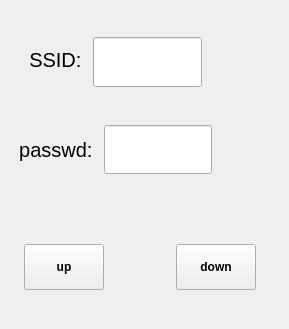
        <widget class="QWidget" name="HotspotPag">
         <property name="focusPolicy">
          <enum>Qt::WheelFocus</enum>
         </property>
         <layout class="QGridLayout" name="gridLayout_6" rowstretch="1,2,1,2,2,2,1">
          <property name="leftMargin">
           <number>0</number>
          </property>
          <property name="topMargin">
           <number>0</number>
          </property>
          <property name="rightMargin">
           <number>0</number>
          </property>
          <property name="bottomMargin">
           <number>0</number>
          </property>
          <property name="spacing">
           <number>0</number>
          </property>
          <item row="6" column="0">
           <spacer name="verticalSpacer_8">
            <property name="orientation">
             <enum>Qt::Vertical</enum>
            </property>
            <property name="sizeHint" stdset="0">
             <size>
              <width>20</width>
              <height>40</height>
             </size>
            </property>
           </spacer>
          </item>
          <item row="2" column="0">
           <spacer name="verticalSpacer">
            <property name="orientation">
             <enum>Qt::Vertical</enum>
            </property>
            <property name="sizeHint" stdset="0">
             <size>
              <width>20</width>
              <height>40</height>
             </size>
            </property>
           </spacer>
          </item>
          <item row="4" column="0">
           <spacer name="verticalSpacer_2">
            <property name="orientation">
             <enum>Qt::Vertical</enum>
            </property>
            <property name="sizeHint" stdset="0">
             <size>
              <width>20</width>
              <height>40</height>
             </size>
            </property>
           </spacer>
          </item>
          <item row="0" column="0">
           <spacer name="verticalSpacer_3">
            <property name="orientation">
             <enum>Qt::Vertical</enum>
            </property>
            <property name="sizeHint" stdset="0">
             <size>
              <width>20</width>
              <height>40</height>
             </size>
            </property>
           </spacer>
          </item>
          <item row="3" column="0">
           <widget class="QWidget" name="widget_6" native="true">
            <property name="sizePolicy">
             <sizepolicy hsizetype="Minimum" vsizetype="Minimum">
              <horstretch>0</horstretch>
              <verstretch>0</verstretch>
             </sizepolicy>
            </property>
            <layout class="QHBoxLayout" name="horizontalLayout_11" stretch="1,3,5,4">
             <property name="leftMargin">
              <number>0</number>
             </property>
             <property name="topMargin">
              <number>5</number>
             </property>
             <property name="rightMargin">
              <number>0</number>
             </property>
             <property name="bottomMargin">
              <number>5</number>
             </property>
             <item>
              <spacer name="horizontalSpacer_5">
               <property name="orientation">
                <enum>Qt::Horizontal</enum>
               </property>
               <property name="sizeHint" stdset="0">
                <size>
                 <width>40</width>
                 <height>20</height>
                </size>
               </property>
              </spacer>
             </item>
             <item>
              <widget class="QLabel" name="HotspotPasswd">
               <property name="sizePolicy">
                <sizepolicy hsizetype="Minimum" vsizetype="Minimum">
                 <horstretch>0</horstretch>
                 <verstretch>0</verstretch>
                </sizepolicy>
               </property>
               <property name="minimumSize">
                <size>
                 <width>0</width>
                 <height>0</height>
                </size>
               </property>
               <property name="maximumSize">
                <size>
                 <width>16777215</width>
                 <height>16777215</height>
                </size>
               </property>
               <property name="font">
                <font>
                 <pointsize>15</pointsize>
                </font>
               </property>
               <property name="text">
                <string>passwd: </string>
               </property>
               <property name="alignment">
                <set>Qt::AlignRight|Qt::AlignTrailing|Qt::AlignVCenter</set>
               </property>
              </widget>
             </item>
             <item>
              <widget class="QLineEdit" name="HtPasswd">
               <property name="sizePolicy">
                <sizepolicy hsizetype="Minimum" vsizetype="Minimum">
                 <horstretch>0</horstretch>
                 <verstretch>0</verstretch>
                </sizepolicy>
               </property>
               <property name="minimumSize">
                <size>
                 <width>0</width>
                 <height>45</height>
                </size>
               </property>
               <property name="maximumSize">
                <size>
                 <width>16777215</width>
                 <height>50</height>
                </size>
               </property>
              </widget>
             </item>
             <item>
              <spacer name="horizontalSpacer_6">
               <property name="orientation">
                <enum>Qt::Horizontal</enum>
               </property>
               <property name="sizeHint" stdset="0">
                <size>
                 <width>40</width>
                 <height>20</height>
                </size>
               </property>
              </spacer>
             </item>
            </layout>
           </widget>
          </item>
          <item row="5" column="0">
           <widget class="QWidget" name="widget_5" native="true">
            <layout class="QHBoxLayout" name="horizontalLayout_10" stretch="1,2,3,2,1">
             <property name="spacing">
              <number>0</number>
             </property>
             <property name="leftMargin">
              <number>0</number>
             </property>
             <property name="topMargin">
              <number>5</number>
             </property>
             <property name="bottomMargin">
              <number>9</number>
             </property>
             <item>
              <spacer name="horizontalSpacer_16">
               <property name="orientation">
                <enum>Qt::Horizontal</enum>
               </property>
               <property name="sizeHint" stdset="0">
                <size>
                 <width>40</width>
                 <height>20</height>
                </size>
               </property>
              </spacer>
             </item>
             <item>
              <widget class="QPushButton" name="HotspotBuildBtn">
               <property name="sizePolicy">
                <sizepolicy hsizetype="Minimum" vsizetype="Minimum">
                 <horstretch>0</horstretch>
                 <verstretch>0</verstretch>
                </sizepolicy>
               </property>
               <property name="minimumSize">
                <size>
                 <width>80</width>
                 <height>40</height>
                </size>
               </property>
               <property name="maximumSize">
                <size>
                 <width>16777215</width>
                 <height>16777215</height>
                </size>
               </property>
               <property name="font">
                <font>
                 <weight>75</weight>
                 <italic>false</italic>
                 <bold>true</bold>
                </font>
               </property>
               <property name="styleSheet">
                <string notr="true"/>
               </property>
               <property name="text">
                <string>up</string>
               </property>
              </widget>
             </item>
             <item>
              <spacer name="horizontalSpacer_2">
               <property name="orientation">
                <enum>Qt::Horizontal</enum>
               </property>
               <property name="sizeHint" stdset="0">
                <size>
                 <width>40</width>
                 <height>20</height>
                </size>
               </property>
              </spacer>
             </item>
             <item>
              <widget class="QPushButton" name="HotspotDownBtn">
               <property name="sizePolicy">
                <sizepolicy hsizetype="Minimum" vsizetype="Minimum">
                 <horstretch>0</horstretch>
                 <verstretch>0</verstretch>
                </sizepolicy>
               </property>
               <property name="minimumSize">
                <size>
                 <width>80</width>
                 <height>40</height>
                </size>
               </property>
               <property name="maximumSize">
                <size>
                 <width>16777215</width>
                 <height>16777215</height>
                </size>
               </property>
               <property name="font">
                <font>
                 <weight>75</weight>
                 <bold>true</bold>
                </font>
               </property>
               <property name="focusPolicy">
                <enum>Qt::StrongFocus</enum>
               </property>
               <property name="styleSheet">
                <string notr="true"/>
               </property>
               <property name="text">
                <string>down</string>
               </property>
              </widget>
             </item>
             <item>
              <spacer name="horizontalSpacer_17">
               <property name="orientation">
                <enum>Qt::Horizontal</enum>
               </property>
               <property name="sizeHint" stdset="0">
                <size>
                 <width>40</width>
                 <height>20</height>
                </size>
               </property>
              </spacer>
             </item>
            </layout>
           </widget>
          </item>
          <item row="1" column="0">
           <widget class="QWidget" name="widget_7" native="true">
            <layout class="QHBoxLayout" name="horizontalLayout_12" stretch="1,3,5,4">
             <property name="leftMargin">
              <number>0</number>
             </property>
             <property name="topMargin">
              <number>5</number>
             </property>
             <property name="rightMargin">
              <number>0</number>
             </property>
             <property name="bottomMargin">
              <number>5</number>
             </property>
             <item>
              <spacer name="horizontalSpacer_3">
               <property name="orientation">
                <enum>Qt::Horizontal</enum>
               </property>
               <property name="sizeHint" stdset="0">
                <size>
                 <width>40</width>
                 <height>20</height>
                </size>
               </property>
              </spacer>
             </item>
             <item>
              <widget class="QLabel" name="HotspotName">
               <property name="sizePolicy">
                <sizepolicy hsizetype="Minimum" vsizetype="Minimum">
                 <horstretch>0</horstretch>
                 <verstretch>0</verstretch>
                </sizepolicy>
               </property>
               <property name="minimumSize">
                <size>
                 <width>0</width>
                 <height>0</height>
                </size>
               </property>
               <property name="maximumSize">
                <size>
                 <width>16777215</width>
                 <height>16777215</height>
                </size>
               </property>
               <property name="font">
                <font>
                 <pointsize>15</pointsize>
                </font>
               </property>
               <property name="text">
                <string>SSID: </string>
               </property>
               <property name="alignment">
                <set>Qt::AlignRight|Qt::AlignTrailing|Qt::AlignVCenter</set>
               </property>
              </widget>
             </item>
             <item>
              <widget class="QLineEdit" name="HtName">
               <property name="sizePolicy">
                <sizepolicy hsizetype="Minimum" vsizetype="Minimum">
                 <horstretch>0</horstretch>
                 <verstretch>0</verstretch>
                </sizepolicy>
               </property>
               <property name="minimumSize">
                <size>
                 <width>0</width>
                 <height>50</height>
                </size>
               </property>
               <property name="maximumSize">
                <size>
                 <width>16777215</width>
                 <height>45</height>
                </size>
               </property>
              </widget>
             </item>
             <item>
              <spacer name="horizontalSpacer_4">
               <property name="orientation">
                <enum>Qt::Horizontal</enum>
               </property>
               <property name="sizeHint" stdset="0">
                <size>
                 <width>40</width>
                 <height>20</height>
                </size>
               </property>
              </spacer>
             </item>
            </layout>
           </widget>
          </item>
         </layout>
        </widget>
